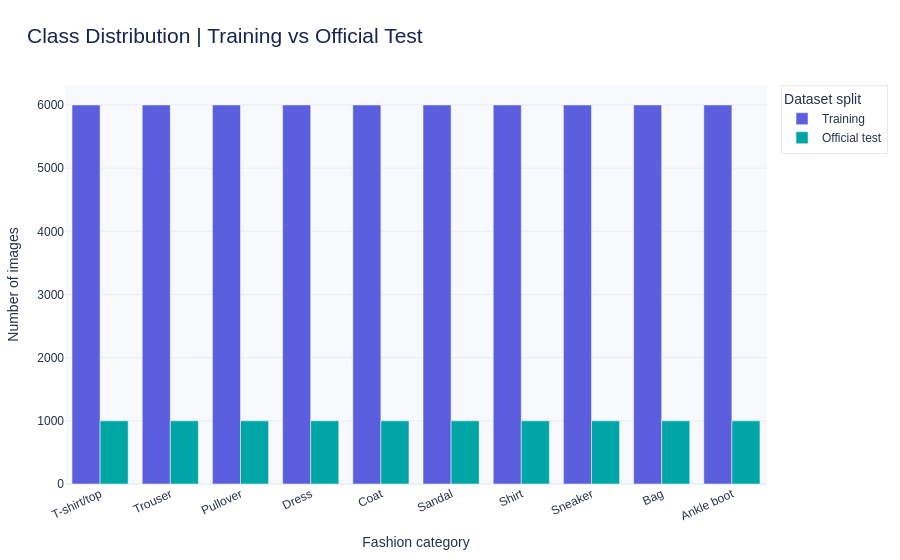

Source (notebook cell):
### Code cell
# Compare the class balance in the training and official test datasets.
plot_distribution = class_distribution.melt(
    id_vars=["Class ID", "Class"], var_name="Split", value_name="Images"
)
fig = px.bar(
    plot_distribution, x="Class", y="Images", color="Split", barmode="group",
    color_discrete_map={"Training": "#5B5FDE", "Official test": "#00A6A6"},
    labels={"Images": "Number of images", "Class": "Fashion category"},
)
fig.update_layout(legend_title_text="Dataset split")
fig.update_xaxes(tickangle=-25, showgrid=False)
fig.update_yaxes(gridcolor="#E8EDF5")
save_plotly_figure(fig, "02_train_test_class_comparison", title="Class Distribution | Training vs Official Test", height=560)

### Figure 1 — Plotly figure (JSON) as saved in the notebook; plotly's stock layout.template omitted (floating-point values rounded to 4 significant figures)
{"data": [{"alignmentgroup": "True", "hovertemplate": "Split=Training<br>Fashion category=%{x}<br>Number of images=%{y}<extra></extra>", "legendgroup": "Training", "marker": {"color": "#5B5FDE", "pattern": {"shape": ""}}, "name": "Training", "offsetgroup": "Training", "orientation": "v", "showlegend": true, "textposition": "auto", "type": "bar", "x": ["T-shirt/top", "Trouser", "Pullover", "Dress", "Coat", "Sandal", "Shirt", "Sneaker", "Bag", "Ankle boot"], "xaxis": "x", "y": [6000, 6000, 6000, 6000, 6000, 6000, 6000, 6000, 6000, 6000], "yaxis": "y"}, {"alignmentgroup": "True", "hovertemplate": "Split=Official test<br>Fashion category=%{x}<br>Number of images=%{y}<extra></extra>", "legendgroup": "Official test", "marker": {"color": "#00A6A6", "pattern": {"shape": ""}}, "name": "Official test", "offsetgroup": "Official test", "orientation": "v", "showlegend": true, "textposition": "auto", "type": "bar", "x": ["T-shirt/top", "Trouser", "Pullover", "Dress", "Coat", "Sandal", "Shirt", "Sneaker", "Bag", "Ankle boot"], "xaxis": "x", "y": [1000, 1000, 1000, 1000, 1000, 1000, 1000, 1000, 1000, 1000], "yaxis": "y"}], "layout": {"barmode": "group", "colorway": ["#5B5FDE", "#00A6A6", "#F28E2B", "#E15759", "#59A14F", "#B07AA1", "#76B7B2", "#EDC948", "#4E79A7", "#FF9DA7"], "font": {"color": "#25324B", "family": "Arial, sans-serif", "size": 12}, "height": 560, "hoverlabel": {"bgcolor": "#172554", "font": {"color": "#FFFFFF"}}, "legend": {"bgcolor": "rgba(255,255,255,0.82)", "bordercolor": "#E5EAF3", "borderwidth": 1, "title": {"text": "Dataset split"}, "tracegroupgap": 0}, "margin": {"b": 65, "l": 60, "r": 35, "t": 85}, "paper_bgcolor": "#FFFFFF", "plot_bgcolor": "#F7F9FC", "title": {"font": {"color": "#172554", "size": 21}, "text": "Class Distribution | Training vs Official Test", "x": 0.03, "xanchor": "left"}, "xaxis": {"anchor": "y", "domain": [0, 1], "showgrid": false, "tickangle": -25, "title": {"text": "Fashion category"}}, "yaxis": {"anchor": "x", "domain": [0, 1], "gridcolor": "#E8EDF5", "title": {"text": "Number of images"}}}}
